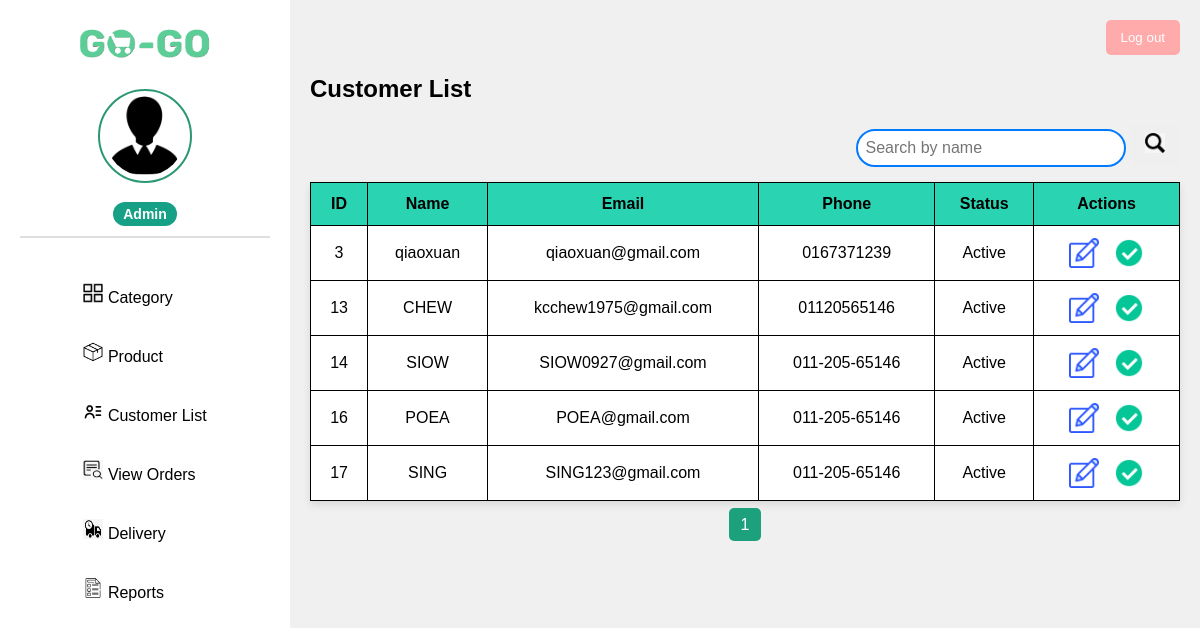
/admin/Siderbar_CustomerList.php (signed in), run on an earlier commit of the app's database.
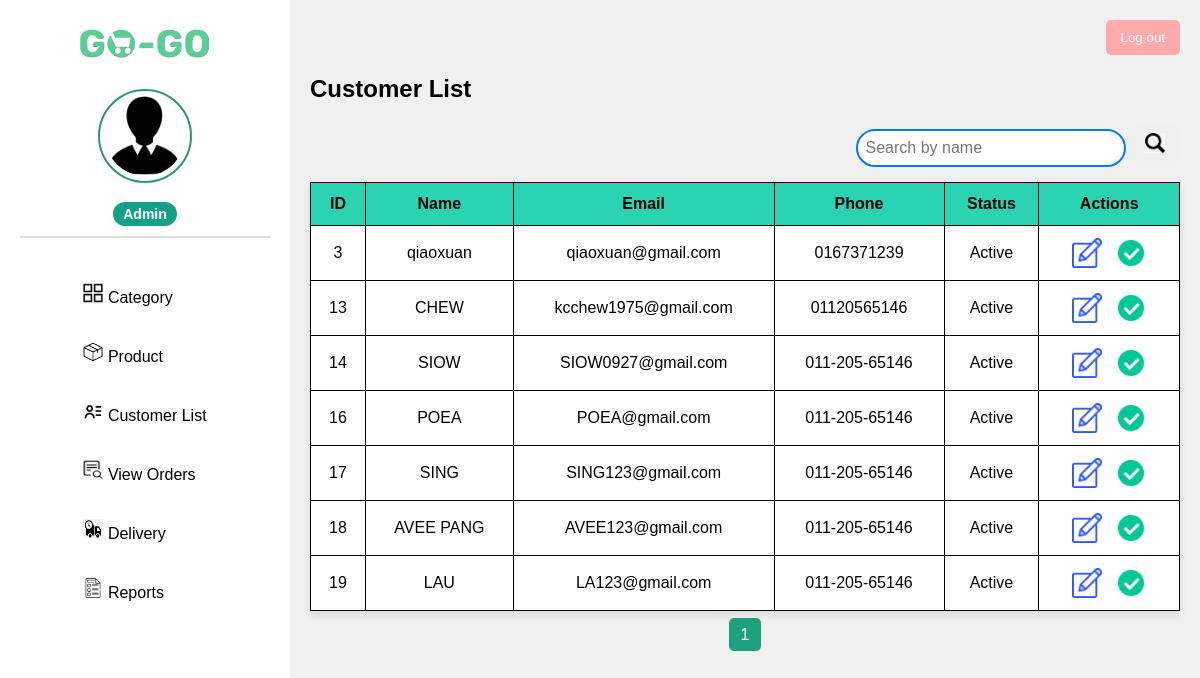
And on a later commit of the database.
### tables this page shows
CREATE TABLE `users` (
  `user_id` int(11) NOT NULL,
  `user_name` varchar(100) NOT NULL,
  `email` varchar(255) NOT NULL,
  `user_password` varchar(255) NOT NULL,
  `user_phone_num` varchar(15) DEFAULT NULL,
  `user_created_at` timestamp NOT NULL DEFAULT current_timestamp(),
  `admin_id` int(11) DEFAULT NULL,
  `birth_date` date DEFAULT NULL,
  `status` varchar(20) DEFAULT 'active'
);

### admin/Siderbar_CustomerList.php (the view, shortened to what this page needs)
<?php
include '../db_connection.php';
$recordsPerPage = 8;
$page = isset($_GET['page']) ? intval($_GET['page']) : 1;
$startFrom = ($page - 1) * $recordsPerPage;
$searchQuery = "";
$result = $conn->query("SELECT COUNT(*) AS total FROM users $searchQuery");
$totalRecords = $result->fetch_assoc()['total'];
$totalPages = ceil($totalRecords / $recordsPerPage);
$customers = $conn->query("SELECT * FROM users $searchQuery LIMIT $startFrom, $recordsPerPage");
?>
<!DOCTYPE html>
<html lang="en">
<head>
    <link rel="stylesheet" href="../assets/css/customerList.css">
    <link rel="stylesheet" href="../assets/css/Global_style.css">
</head>
<body>
    <div class="dashboard-container">
        <aside class="sidebar">
            <div class="logo">
                <img src="../assets/images/logoname.png" alt="Logo">
            </div>
            <div class="profile">
                <a href="<?= ($_SESSION['admin_role'] === 'Super Admin') ? 'superadmin_dashboard.php' : 'admin_dashboard.php'; ?>">
                    <img src="<?= ($_SESSION['admin_role'] === 'Super Admin') ? '../assets/images/superadmin_photo.png' : '../assets/images/admin.png'; ?>">
                    <p><span class="admin_role"><?= $_SESSION['admin_role']; ?></span></p>
                </a>
            </div>
            <nav>
                <ul>
                    <li><a href="Siderbar_Category.php"><img src="../assets/images/category.png" alt=""> Category</a></li>
                    <li><a href="Siderbar_Product.php"><img src="../assets/images/product.png" alt=""> Product</a></li>
                    <li><a href="Siderbar_CustomerList.php"><img src="../assets/images/customer_list.png" alt=""> Customer List</a></li>
                    <li><a href="Siderbar_ViewOrders.php"><img src="../assets/images/vieworder.png" alt=""> View Orders</a></li>
                    <li><a href="Siderbar_Delivery.php"><img src="../assets/images/delivery.png" alt=""> Delivery</a></li>
                    <li><a href="Siderbar_Reports.php"><img src="../assets/images/report.png" alt=""> Reports</a></li>
                </ul>
            </nav>
        </aside>
        <main class="main-content">
            <div class="header">
                <button class="logout-btn" onclick="window.location.href='../admin/logout.php'">Log out</button>
            </div>
            <h2>Customer List</h2>
            <div class="search-container">
                <form method="GET">
                    <input type="text" name="search" placeholder="Search by name " value="<?= isset($_GET['search']) ? $_GET['search'] : '' ?>">
                    <button type="submit">
                        <img src="../assets/images/search.png" alt="Search" width="20" height="20">
                    </button>
                </form>
            </div>
            <table>
                <thead>
                    <tr>
                        <th>ID</th>
                        <th>Name</th>
                        <th>Email</th>
                        <th>Phone</th>
                        <th>Status</th>
                        <?php if ($_SESSION['admin_role'] === 'Admin') : ?>
                            <th>Actions</th>
                        <?php endif; ?>
                    </tr>
                </thead>
                <tbody>
                    <?php while ($row = $customers->fetch_assoc()) { ?>
                        <tr>
                            <td><?= $row['user_id']; ?></td>
                            <td><?= $row['user_name']; ?></td>
                            <td><?= $row['email']; ?></td>
                            <td><?= $row['user_phone_num']; ?></td>
                            <td>
                                <span class="status <?= strtolower($row['status']); ?>">
                                    <?= ucfirst($row['status']); ?>
                                </span>
                            </td>
                            <?php if ($_SESSION['admin_role'] === 'Admin') : ?>
                                <td>
                                    <a onclick="editCustomer(<?= $row['user_id']; ?>, '<?= $row['user_name']; ?>', '<?= $row['email']; ?>', '<?= $row['user_phone_num']; ?>')">
                                        <img src="../assets/images/edit.png" alt="Edit" class="icon-btn">
                                    </a>
                                    <a href="?toggle_status=<?= $row['user_id']; ?>" onclick="return confirm('Change status of this user?')">
                                        <img src="../assets/images/<?= $row['status'] === 'active' ? 'active.png' : 'inactive.png'; ?>" alt="Toggle Status" class="icon-btn">
                                    </a>
                                </td>
                            <?php endif; ?>
                        </tr>
                    <?php } ?>
                </tbody>
            </table>
            <div class="pagination">
                <?php for ($i = 1; $i <= $totalPages; $i++): ?>
                    <a href="?page=<?= $i; ?>" class="<?= ($i == $page) ? 'active' : ''; ?>"><?= $i; ?></a>
                <?php endfor; ?>
            </div>
</body>
</html>

What changed in the data, as far as the page shows it:
added users: user_id "18", user_name "AVEE PANG", email "AVEE123@gmail.com", user_phone_num "011-205-65146", status "Active"
added users: user_id "19", user_name "LAU", email "LA123@gmail.com", user_phone_num "011-205-65146", status "Active"
